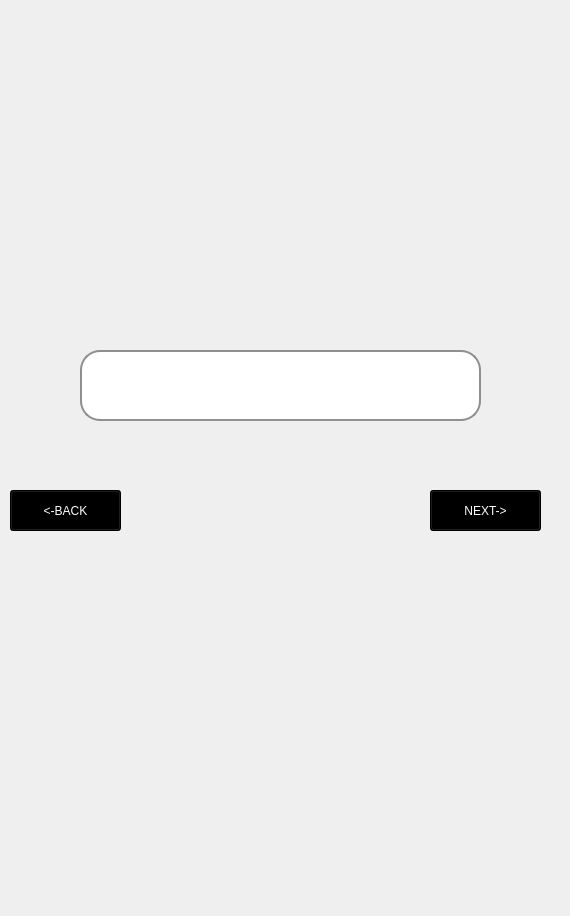
<?xml version="1.0" encoding="UTF-8"?>
<ui version="4.0">
 <class>MainWindow</class>
 <widget class="QMainWindow" name="MainWindow">
  <property name="geometry">
   <rect>
    <x>0</x>
    <y>0</y>
    <width>570</width>
    <height>916</height>
   </rect>
  </property>
  <property name="windowTitle">
   <string>MainWindow</string>
  </property>
  <widget class="QWidget" name="centralwidget">
   <widget class="QLabel" name="label">
    <property name="geometry">
     <rect>
      <x>0</x>
      <y>0</y>
      <width>611</width>
      <height>941</height>
     </rect>
    </property>
    <property name="text">
     <string/>
    </property>
    <property name="pixmap">
     <pixmap>ui imges/Your paragraph text.png</pixmap>
    </property>
    <property name="scaledContents">
     <bool>true</bool>
    </property>
   </widget>
   <widget class="QLineEdit" name="answerbox">
    <property name="geometry">
     <rect>
      <x>80</x>
      <y>350</y>
      <width>401</width>
      <height>71</height>
     </rect>
    </property>
    <property name="styleSheet">
     <string notr="true">QLineEdit {
               border: 2px solid #8f8f8f;
                border-radius: 20px;
                padding: 10px;
                font-size: 16px;
            }</string>
    </property>
   </widget>
   <widget class="QTextBrowser" name="QUATIONBOX">
    <property name="geometry">
     <rect>
      <x>20</x>
      <y>160</y>
      <width>511</width>
      <height>131</height>
     </rect>
    </property>
    <property name="styleSheet">
     <string notr="true">QTextBrowser {
    background: transparent;
    border: none;
}
</string>
    </property>
   </widget>
   <widget class="QPushButton" name="NEXT">
    <property name="geometry">
     <rect>
      <x>430</x>
      <y>490</y>
      <width>111</width>
      <height>41</height>
     </rect>
    </property>
    <property name="styleSheet">
     <string notr="true">color: rgb(255, 255, 255);
background-color: rgb(0, 0, 0);</string>
    </property>
    <property name="text">
     <string>NEXT-&gt;</string>
    </property>
   </widget>
   <widget class="QPushButton" name="BACK">
    <property name="geometry">
     <rect>
      <x>10</x>
      <y>490</y>
      <width>111</width>
      <height>41</height>
     </rect>
    </property>
    <property name="styleSheet">
     <string notr="true">color: rgb(255, 255, 255);
background-color: rgb(0, 0, 0);</string>
    </property>
    <property name="text">
     <string>&lt;-BACK</string>
    </property>
   </widget>
  </widget>
 </widget>
 <resources/>
 <connections/>
</ui>
